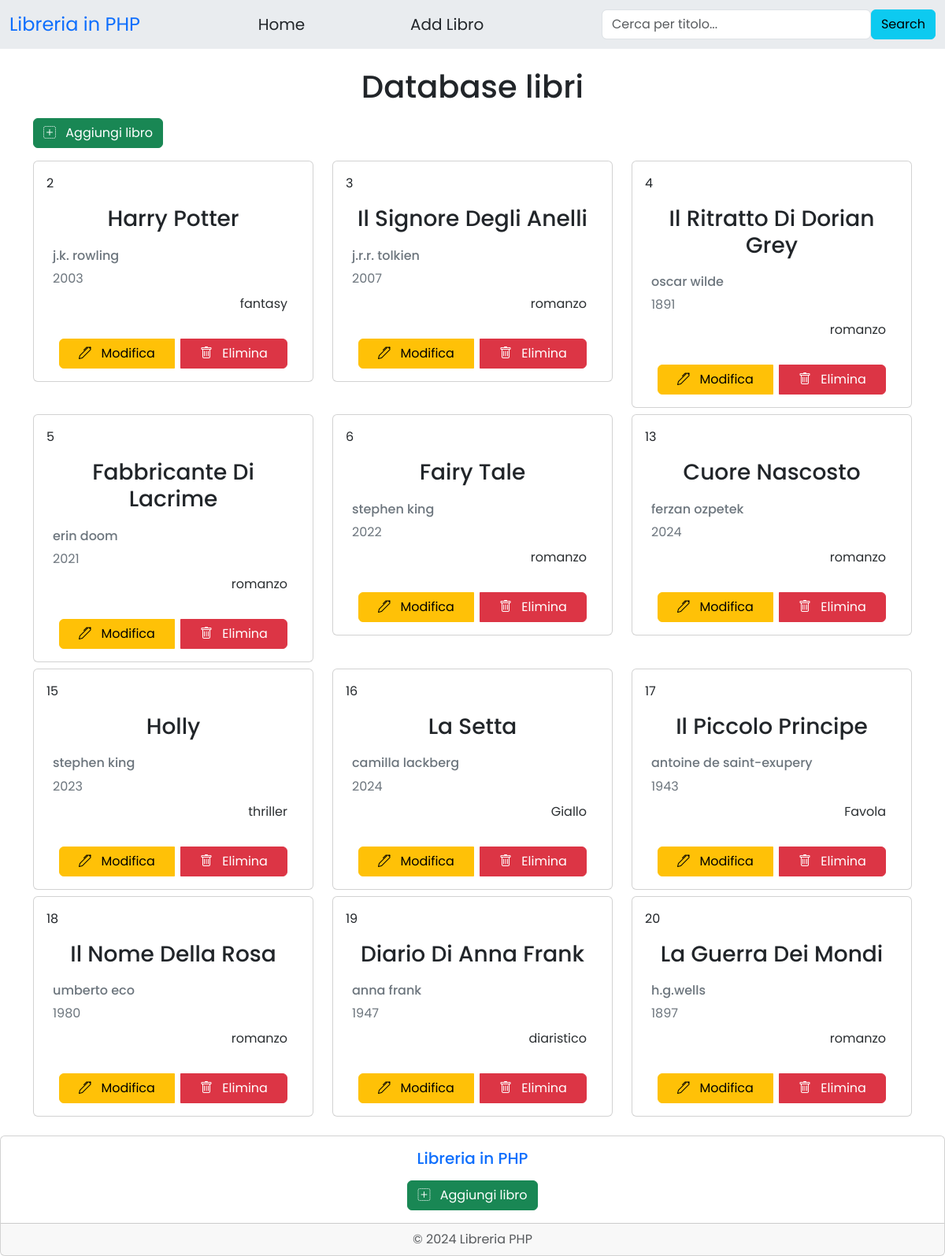
The page / on the database its author committed.
### tables this page shows
CREATE TABLE `libri` (
  `id` int(11) NOT NULL,
  `titolo` varchar(30) NOT NULL,
  `autore` varchar(30) NOT NULL,
  `anno_pubblicazione` int(11) NOT NULL,
  `genere` varchar(20) NOT NULL
);

### index.php (the view, shortened to what this page needs)
<?php
$host = 'localhost';
$db   = 'gestione_libreria';
$user = 'root';
$pass = '';
$dsn = "mysql:host=$host;dbname=$db";
$options = [
    PDO::ATTR_ERRMODE            => PDO::ERRMODE_EXCEPTION,
    PDO::ATTR_DEFAULT_FETCH_MODE => PDO::FETCH_ASSOC,
    PDO::ATTR_EMULATE_PREPARES   => false,
];
$pdo = new PDO($dsn, $user, $pass, $options);
$search = $_GET['search'] ?? '';
if (!empty($search)) {
    $stmt = $pdo->prepare("SELECT * FROM libri WHERE titolo LIKE ?");
    $stmt->execute(["%$search%"]);
} else {
    $stmt = $pdo->query('SELECT * FROM libri');
}
?>
<!doctype html>
<html lang="en">
  <head>
    <link href="https://cdn.jsdelivr.net/npm/bootstrap@5.3.3/dist/css/bootstrap.min.css" rel="stylesheet">
    <link rel="stylesheet" href="https://cdn.jsdelivr.net/npm/bootstrap-icons@1.11.3/font/bootstrap-icons.min.css">
    <link rel="stylesheet" type="text/css" href="./style.css">
  </head>
  <body>
  <nav class="navbar bg-body-secondary">
    <div class="container-fluid">
      <a class="navbar-brand fs-4 text-primary">Libreria in PHP</a>
      <a class="nav-link fs-5" href="./index.php">Home</a>
      <a class="nav-link me-3 fs-5" href="./aggiungi.php">Add Libro</a>
      <form action="./index.php" method="GET" class="d-flex" role="search">
        <input class="form-control" name="search" type="search" placeholder="Cerca per titolo..." aria-label="Search" value="<?= $search ?>">
        <button class="btn btn-info" type="submit">Search</button>
      </form>
    </div>
  </nav>
  <div class="container">
    <h1 class="text-center mt-4">Database libri</h1>
    <div>
      <a href="/Progetto-settimanale-php1/aggiungi.php" class="btn btn-success mt-2"><i class="bi bi-plus-square-dotted me-2"></i> Aggiungi libro</a>
    </div>
    <div class="row mt-2 gy-2">
      <?php foreach ($stmt as $row) { ?>
      <div class="col-4">
        <div class="card">
          <div class="card-body">
            <p><?= $row['id'] ?></p>
            <h3 class="card-title text-center mb-4"><?= $row['titolo'] ?></h3>
            <h6 class="card-subtitle ms-2 mb-2 text-secondary"><?= $row['autore'] ?></h6>
            <p class="card-text text-secondary my-2 ms-2"><?= $row['anno_pubblicazione'] ?></p>
            <p class="card-text text-end me-3 text-secondary-emphasis"><?= $row['genere'] ?></p>
            <div class="btn-group d-flex justify-content-center mt-4 mx-3" role="group" aria-label="Basic mixed styles example">
              <a href="/Progetto-settimanale-php1/modifica.php?id=<?= $row['id'] ?>" class="btn btn-warning mt-2 me-2"><i class="bi bi-pen me-2"></i> Modifica</a>
              <a href="/Progetto-settimanale-php1/index.php?id=<?= $row['id'] ?>" class="btn btn-danger mt-2"><i class="bi bi-trash me-2"></i> Elimina</a>
            </div>
          </div>
        </div>
      </div>
      <?php } ?>
    </div>
  </div>
  <div class="card text-center mt-4">
  <div class="card-body">
    <h5 class="card-title text-primary">Libreria in PHP</h5>
    <a href="./aggiungi.php" class="btn btn-success mt-2"><i class="bi bi-plus-square-dotted me-2"></i> Aggiungi libro</a>
  </div>
  <div class="card-footer text-body-secondary">
    &copy; 2024 Libreria PHP
  </div>
</div>
  </body>
</html>

### style.css (style rules this page uses)
body { font-family: "Poppins", sans-serif; font-family: "Poppins", sans-serif; font-weight: 400; font-style: normal; }

### rows shown on the page
libri: id "2", titolo "Harry Potter", autore "j.k. rowling", anno_pubblicazione "2003", genere "fantasy"
libri: id "3", titolo "Il Signore Degli Anelli", autore "j.r.r. tolkien", anno_pubblicazione "2007", genere "romanzo"
libri: id "4", titolo "Il Ritratto Di Dorian Grey", autore "oscar wilde", anno_pubblicazione "1891", genere "romanzo"
libri: id "5", titolo "Fabbricante Di Lacrime", autore "erin doom", anno_pubblicazione "2021", genere "romanzo"
libri: id "6", titolo "Fairy Tale", autore "stephen king", anno_pubblicazione "2022", genere "romanzo"
libri: id "13", titolo "Cuore Nascosto", autore "ferzan ozpetek", anno_pubblicazione "2024", genere "romanzo"
libri: id "15", titolo "Holly", autore "stephen king", anno_pubblicazione "2023", genere "thriller"
libri: id "16", titolo "La Setta", autore "camilla lackberg", anno_pubblicazione "2024", genere "Giallo"
libri: id "17", titolo "Il Piccolo Principe", autore "antoine de saint-exupery", anno_pubblicazione "1943", genere "Favola"
libri: id "18", titolo "Il Nome Della Rosa", autore "umberto eco", anno_pubblicazione "1980", genere "romanzo"
libri: id "19", titolo "Diario Di Anna Frank", autore "anna frank", anno_pubblicazione "1947", genere "diaristico"
libri: id "20", titolo "La Guerra Dei Mondi", autore "h.g.wells", anno_pubblicazione "1897", genere "romanzo"
